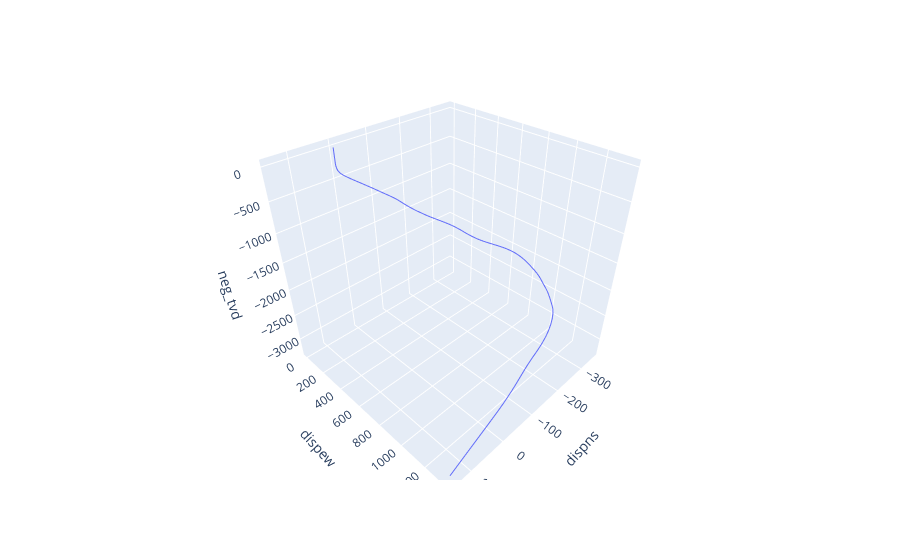

The notebook cell saved with this chart:
### Code cell
fig_5 = px.line_3d(df_all_wells[df_all_wells['Well']=='F-5'], 'dispns', 'dispew', 'neg_tvd')
fig_5.show()
